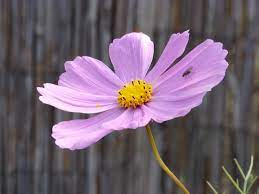
#> input picture image3.jpg, 259 x 194 px
$ python Salt_papper.py
#> lines starting #> are read from the running program, lines starting #| are printed output that depends on the picture; after the words box and inside, x2 and y2 are one past the last pixel; in counts of white or black regions, pixels touching at a corner belong together
import matplotlib.pyplot as plt
import cv2
import numpy as np
import random

def main():


    def salt_papper(img):

        for i in range(random.randint(0,300)):

            x_cor=random.randint(0,height-1)
            y_cor=random.randint(0,width-1)

            img[x_cor][y_cor]=255

        for i in range(random.randint(0,300)):

            x_cor=random.randint(0,height-1)
            y_cor=random.randint(0,width-1)

            img[x_cor][y_cor]=0


        return img


    path="./image3.jpg"
    img=cv2.imread(path,0)
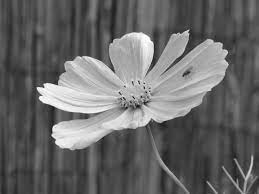
#> img: shape (194, 259); min 8, max 255, mean 103.8

    height,width=img.shape
#> height = 194; width = 259

    noice_img=salt_papper(img)
#> after the loop in salt_papper, `for i in range(random.randint(0,300)):`:
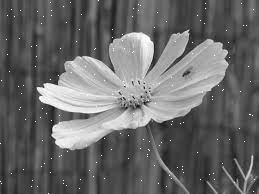
#> img: shape (194, 259); 0.39% of pixels changed, all inside (x1, y1, x2, y2) = (0, 0, 255, 194)
#> after the loop in salt_papper, `for i in range(random.randint(0,300)):`:
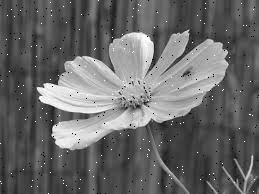
#> img: shape (194, 259); 0.53% of pixels changed, all inside (x1, y1, x2, y2) = (0, 0, 259, 194)

    gaussian=cv2.GaussianBlur(noice_img,(3,3,),cv2.BORDER_DEFAULT)
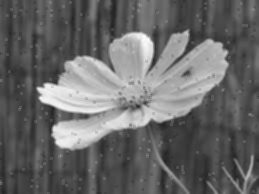
#> gaussian: shape (194, 259); min 36, max 250, mean 103.9

    median=cv2.medianBlur(noice_img,3)

    plt.subplot(4,2,1)
    plt.imshow(gaussian)

    plt.subplot(4,2,2)
    plt.imshow(median)


    avg=np.ones((3,3),np.int8)/9
    proces=cv2.filter2D(noice_img,-1,avg)

    plt.subplot(4,2,3)
    plt.imshow(proces)


    plt.show()


if __name__ == "__main__":
	main()
